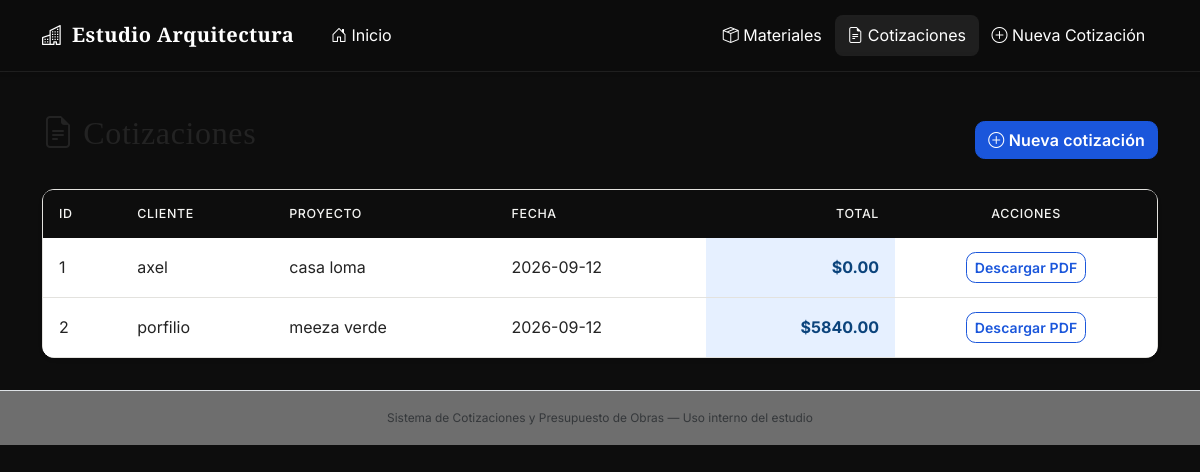
Before: /cotizador with the older database file.
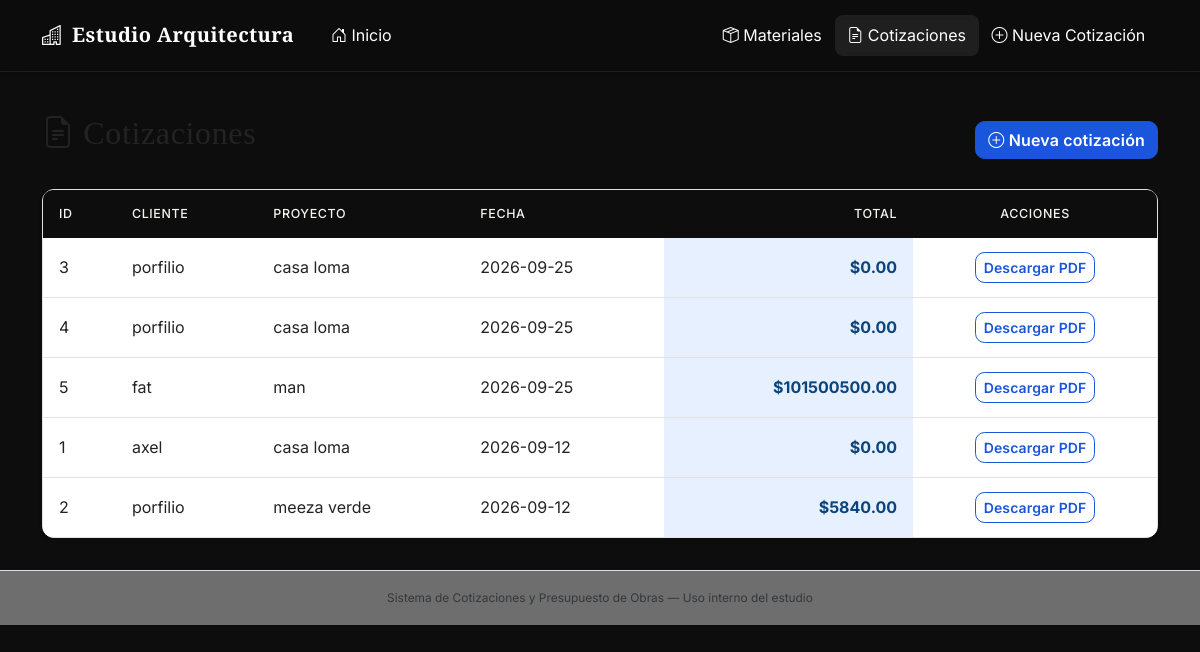
After: the same page with the newer database file.
### tables this page shows
CREATE TABLE cotizaciones (
            id INTEGER PRIMARY KEY AUTOINCREMENT,
            cliente TEXT NOT NULL,
            proyecto TEXT NOT NULL,
            fecha TEXT NOT NULL,
            total REAL DEFAULT 0
        );

### app.py (the view)
@app.route("/cotizador")
def cotizador():
    conn = get_connection()
    cotizaciones = conn.execute(
        "SELECT * FROM cotizaciones ORDER BY fecha DESC"
    ).fetchall()
    conn.close()
    return render_template("cotizador.html", cotizaciones=cotizaciones)

### database.py (called while the page is built)
def get_connection():
    conn = sqlite3.connect(DB_NAME)
    conn.row_factory = sqlite3.Row
    conn.execute("PRAGMA foreign_keys = ON")
    return conn

### templates/cotizador.html (shortened to what this page needs)
{% extends "base.html" %}
{% block content %}
<div class="d-flex justify-content-between align-items-center mb-4 section-heading">
    <h2><i class="bi bi-file-earmark-text"></i> Cotizaciones</h2>
    <a href="{{ url_for('nueva_cotizacion') }}" class="btn btn-primary">
        <i class="bi bi-plus-circle"></i> Nueva cotización
    </a>
</div>
<div class="card shadow-sm section-block">
    <div class="table-responsive">
        <table class="table table-hover mb-0 align-middle">
            <thead>
                <tr>
                    <th>ID</th>
                    <th>Cliente</th>
                    <th>Proyecto</th>
                    <th>Fecha</th>
                    <th class="text-end">Total</th>
                    <th class="text-center">Acciones</th>
                </tr>
            </thead>
            <tbody>
                {% for c in cotizaciones %}
                <tr>
                    <td>{{ c.id }}</td>
                    <td>{{ c.cliente }}</td>
                    <td>{{ c.proyecto }}</td>
                    <td>{{ c.fecha }}</td>
                    <td class="text-end fw-bold total-cell">${{ "%.2f"|format(c.total) }}</td>
                    <td class="text-center">
                        <a href="{{ url_for('descargar_pdf', cotizacion_id=c.id) }}" class="btn btn-sm btn-outline-primary" target="_blank" rel="noopener">
                            Descargar PDF
                        </a>
                    </td>
                </tr>
                {% else %}
                <tr>
                    <td colspan="6" class="text-center text-muted py-4">
                        Aún no se ha generado ninguna cotización.
                    </td>
                </tr>
                {% endfor %}
            </tbody>
        </table>
    </div>
</div>
{% endblock %}

### templates/base.html (shortened to what this page needs)
<!DOCTYPE html>
<html lang="es">
<head>
    <link
        href="https://cdnjs.cloudflare.com/ajax/libs/bootstrap/5.3.3/css/bootstrap.min.css"
        rel="stylesheet"
    >
    <link
        href="https://cdnjs.cloudflare.com/ajax/libs/bootstrap-icons/1.11.3/font/bootstrap-icons.min.css"
        rel="stylesheet"
    >
    <link href="{{ url_for('static', filename='css/style.css') }}" rel="stylesheet">
</head>
<body class="theme-light">
    <nav class="navbar navbar-expand-lg navbar-dark shadow-sm">
        <div class="container navbar-inner">
            <div class="navbar-left">
                <a class="navbar-brand fw-bold" href="{{ url_for('index') }}">
                    <i class="bi bi-buildings me-1"></i> Estudio Arquitectura
                </a>
                <a class="nav-link {% if request.path == '/' %}active{% endif %} navbar-home-link"
                   href="{{ url_for('index') }}">
                    <i class="bi bi-house-door"></i> Inicio
                </a>
            </div>
            <div class="navbar-right">
                <a class="nav-link {% if request.path == '/materiales' %}active{% endif %}"
                   href="{{ url_for('materiales') }}">
                    <i class="bi bi-box-seam"></i> Materiales
                </a>
                <a class="nav-link {% if request.path == '/cotizador' %}active{% endif %}"
                   href="{{ url_for('cotizador') }}">
                    <i class="bi bi-file-earmark-text"></i> Cotizaciones
                </a>
                <a class="nav-link {% if request.path == '/nueva-cotizacion' %}active{% endif %}"
                   href="{{ url_for('nueva_cotizacion') }}">
                    <i class="bi bi-plus-circle"></i> Nueva Cotización
                </a>
            </div>
        </div>
    </nav>
    <main class="container my-4">
        {% block content %}{% endblock %}
    </main>
    <footer class="text-center text-muted py-3 border-top">
        <small>Sistema de Cotizaciones y Presupuesto de Obras &mdash; Uso interno del estudio</small>
    </footer>
</body>
</html>

### static/css/style.css (style rules this page uses)
:root { --font-heading: 'Playfair Display', serif; --font-body: 'Inter', sans-serif; --color-fondo: #f7f7f5; --color-superficie: #ffffff; --color-texto: #232323; --color-texto-secundario: #6b6b68; --color-borde: #e3e2de; --color-acento: #1a56db; --color-acento-hover: #144bb8; --color-navbar: #0d0d0d; --color-azul-claro: #e6f0ff; --color-azul-oscuro: #0c447c; }
html { scroll-behavior: smooth; }
body { background-color: var(--color-navbar); color: var(--color-texto); font-family: var(--font-body); line-height: 1.6; }
h1, h2, h3, .navbar-brand { font-family: var(--font-heading); letter-spacing: 0.02em; }
h1, h2, h3 { color: var(--color-texto); margin-bottom: 0.8rem; }
a { color: var(--color-acento); transition: color 0.15s ease; }
main { margin-top: 0; padding-top: 90px; background-color: var(--color-navbar); }
.section-block { margin-bottom: 2rem; }
.section-heading { margin-bottom: 1.25rem; }
.navbar { position: fixed; top: 0; left: 0; right: 0; z-index: 1000; background-color: rgba(13, 13, 13, 0.75) !important; backdrop-filter: blur(12px); -webkit-backdrop-filter: blur(12px); border-bottom: 1px solid rgba(255, 255, 255, 0.08); transition: background-color 0.3s ease; padding-top: 0.9rem; padding-bottom: 0.9rem; }
.navbar-inner { display: flex; justify-content: space-between; align-items: center; }
.navbar-left, .navbar-right { display: flex; align-items: center; }
.navbar-right { margin-left: auto; }
.navbar-brand, .nav-link, .navbar-toggler { color: #ffffff !important; }
.navbar-home-link { margin-left: 0.5rem; }
.nav-link { border-radius: 0.5rem; padding: 0.5rem 0.8rem !important; transition: background-color 0.15s ease, color 0.15s ease; }
.nav-link:hover, .nav-link.active { background-color: rgba(255, 255, 255, 0.08); color: #ffffff !important; }
.card { background-color: var(--color-superficie); border: 1px solid var(--color-borde); border-radius: 0.75rem; box-shadow: 0 8px 18px rgba(22, 30, 38, 0.04); }
.btn { border-radius: 0.6rem; transition: transform 0.15s ease, box-shadow 0.15s ease, background-color 0.15s ease, border-color 0.15s ease; font-family: var(--font-body); font-weight: 600; letter-spacing: 0.01em; }
.btn-primary, .btn-dark { background-color: var(--color-acento); border-color: var(--color-acento); color: #ffffff; }
.btn-outline-primary { color: var(--color-acento); border-color: var(--color-acento); background-color: transparent; }
.table { border-collapse: separate; border-spacing: 0; border-radius: 0.6rem; overflow: hidden; background-color: var(--color-superficie); color: var(--color-texto); border-color: var(--color-borde); box-shadow: 0 1px 3px rgba(0, 0, 0, 0.08); }
.table > :not(caption) > * > * { padding: 14px 16px; border-color: var(--color-borde); color: var(--color-texto); }
.table thead th { background-color: var(--color-navbar); color: #f4f4f2; font-weight: 500; font-size: 0.78rem; letter-spacing: 0.05em; text-transform: uppercase; padding: 14px 16px; border: none; }
.table tbody td { padding: 14px 16px; border-bottom: 1px solid var(--color-borde); vertical-align: middle; }
.table tbody tr:last-child td { border-bottom: none; }
.table tbody tr { transition: background-color 0.15s ease; }
.table tbody tr:nth-child(odd) { background-color: var(--color-fondo); }
.table tbody tr:nth-child(even) { background-color: var(--color-superficie); }
.total-cell { background-color: var(--color-azul-claro) !important; color: var(--color-azul-oscuro) !important; }
footer { background-color: rgba(255, 255, 255, 0.4); border-top: 1px solid var(--color-borde) !important; color: var(--color-texto-secundario); font-size: 0.85rem; }

Changed rows visible on the page:
added cotizaciones: id "3", cliente "porfilio", proyecto "casa loma", fecha "2026-09-25", total "0.00"
added cotizaciones: id "4", cliente "porfilio", proyecto "casa loma", fecha "2026-09-25", total "0.00"
added cotizaciones: id "5", cliente "fat", proyecto "man", fecha "2026-09-25", total "101500500.00"
